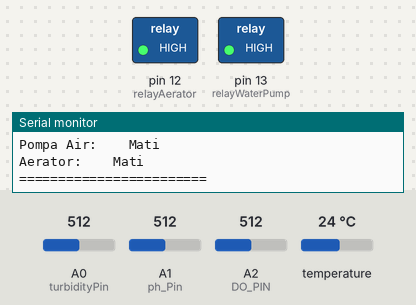
Bench run of a sketch on a simulated Arduino Mega 2560, built with avr-gcc and run on an emulated ATmega2560. Parts: switched loads named in the sketch (green lamp = pin HIGH), the last lines printed to the serial monitor. Inputs (shaded band) come from the test bench; at power-on: temperature 24 °C, A0 (turbidityPin) = 512, A2 (DO_PIN) = 512, A1 (ph_Pin) = 512. WiFi joins after 1.5 s; servers stay silent unless stated; uploads are accepted with an empty reply.

Above: at 2.7 s.
2.8 s: temperature set to 25.4 °C
At 6.2 s:
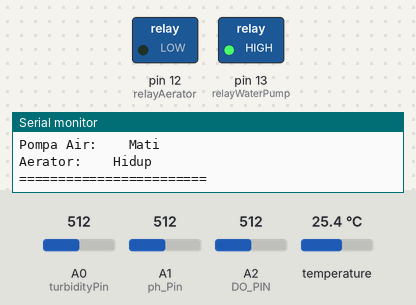
6.8 s: A0 (turbidityPin) set to 519
At 9.7 s:
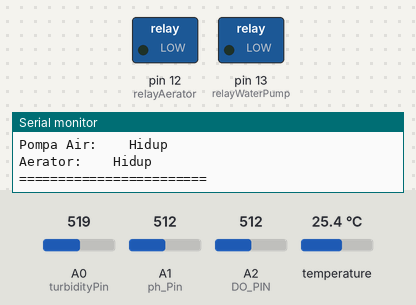
12.6 s: temperature set to 34.4 °C
15.7 s: temperature set to 35.5 °C
17.2 s: A2 (DO_PIN) set to 30
At 20.4 s:
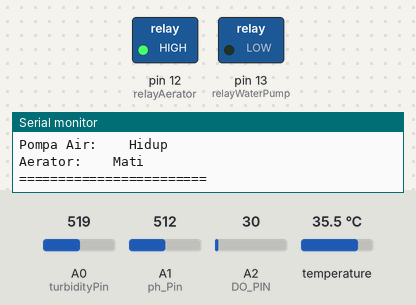
21.6 s: A2 (DO_PIN) set to 306
At 23.9 s:
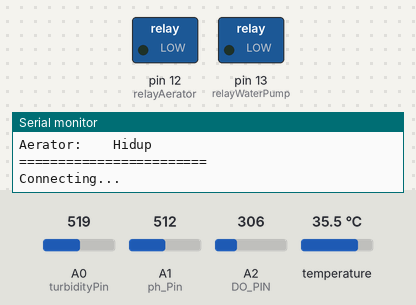
Timing chart, 0 to 25.4 s (numbered marks = the images above; inputs shaded):
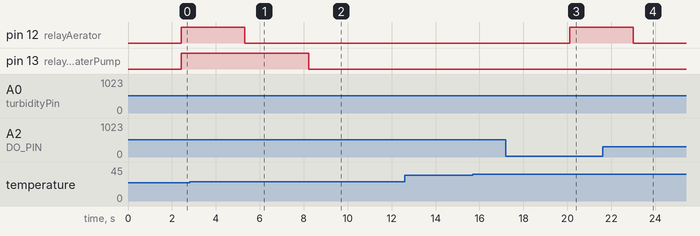

Measured:
- the behaviour switches between 25 and 25.1 °C on temperature (found by bisection; images 0 and 1)
- the behaviour switches between 512 and 513 on A0 (turbidityPin) (found by bisection; images 1 and 2)
- after the input at 2.8 s, pin 12 (relayAerator): HIGH → LOW after 2.5 s
- after the input at 6.8 s, pin 13 (relayWaterPump): HIGH → LOW after 1.4 s
- after the input at 17.2 s, pin 12 (relayAerator): LOW → HIGH after 2.9 s
- after the input at 21.6 s, pin 12 (relayAerator): HIGH → LOW after 1.4 s

The sketch:

monitoring_water.ino
```cpp
#include <Arduino.h> // Library preprocessor directive
#include <OneWire.h> // Library ds18b20
#include <DallasTemperature.h>
#include "WiFiEsp.h" // Library untuk ESP8266-01

// Deklarasi variabel-variabel fuzzy logic
// deklarasi Keanggotaan himpunan oksigen
float oksigenRendah[] = {4, 8}; // <4, 4, 8
float oksigenTinggi[] = {4, 8}; // 4, 8, 8>
// deklarasi Keanggotaan himpunan suhu
float suhuDingin[] = {25, 30};     // <25, 25, 30
float suhuNetral[] = {25, 30, 35}; // 25, 30, 35
float suhuPanas[] = {30, 35};      // 30, 35, 35>
// deklarasi Keanggotaan himpunan output aerator
float aeratorMati[] = {500, 1200};  // <500, 500, 1200
float aeratorHidup[] = {500, 1200}; // 500, 1200, 1200>
// deklarasi Keanggotaan himpunan turbidity
float turbiJernih[] = {25, 400}; // <25, 25, 400
float turbiKeruh[] = {25, 400};  // 25, 400, 400>
// deklarasi Keanggotaan himpunan pH
float pHAsam[] = {6, 7};      // <6, 6, 7
float pHNetral[] = {6, 7, 8}; // 6, 7, 8
float pHBasa[] = {7, 8};      // 7, 8, 8>
// deklarasi Keanggotaan himpunan output waterpump
float waterpumpMati[] = {500, 1200};  // <500, 500, 1200
float waterpumpHidup[] = {500, 1200}; // 500, 1200, 1200>

float MUoksigenRen, MUoksigenTin;      // deklarasi variabel derajat keanggotaan oksigen
float MUsuhuDin, MUsuhuNet, MUsuhuPan; // deklarasi variabel derajat keanggotaan suhu
float MUturbiJer, MUturbiKer;          // deklarasi variabel derajat keanggotaan turbidity
float MUpHAs, MUpHNet, MUpHBas;        // deklarasi variabel derajat keanggotaan pH

float R1aerator, R2aerator, R3aerator, R4aerator, R5aerator, R6aerator;             // deklarasi variabel Rules untuk pengendalian Aerator
float Z1aerator, Z2aerator, Z3aerator, Z4aerator, Z5aerator, Z6aerator;             // deklarasi variabel Rules untuk pengendalian Aerator
float R1waterpump, R2waterpump, R3waterpump, R4waterpump, R5waterpump, R6waterpump; // deklarasi variabel Rules untuk pengendalian Water Pump
float Z1waterpump, Z2waterpump, Z3waterpump, Z4waterpump, Z5waterpump, Z6waterpump; // deklarasi variabel Rules untuk pengendalian Water Pump
float OutputAerator, OutputWaterpump;
String waterPump; // menampung string on/off Water Pump dan Aerator
String aerator;

// Deklarasi Variabel Sensor Suhu
const int pinData = 4;
OneWire oneWire(pinData);
DallasTemperature sensors(&oneWire);
float nilaiSuhu; // Menampung nilai Suhu pada function
float TempValue; // Menampung Value suhu

const int turbidityPin = A0; // Deklarasi Sensor Turbidity
float volt;
float ntu;
float nilaiKeruh;       // Menampung nilai kekeruhan pada function
float TurbiValue;       // Menampung nilai Keruh

// Deklarasi Sensor pH
const int ph_Pin = A1; // Pin analog untuk membaca sensor pH
float nilaipH = 0;
float PH_step;
int nilai_analog_PH;
double TeganganPh;
float PH4 = 3.6;
float PH7 = 3.3;
float pHValue; // Menampung nilai pH

// deklarasi sensor DO
#define DO_PIN A2
#define VREF 5000    // VREF (mv)
#define ADC_RES 1024 // ADC Resolution
// Single-point calibration Mode=0
// Two-point calibration Mode=1
#define TWO_POINT_CALIBRATION 0
#define READ_TEMP (28) // Current water temperature ℃, Or temperature sensor function
// Single point calibration needs to be filled CAL1_V and CAL1_T
#define CAL1_V (1870) // mv
#define CAL1_T (25)   // ℃
// Two-point calibration needs to be filled CAL2_V and CAL2_T
// CAL1 High temperature point, CAL2 Low temperature point
#define CAL2_V (1300) // mv
#define CAL2_T (15)   // ℃
const uint16_t DO_Table[41] = {
    14460, 14220, 13820, 13440, 13090, 12740, 12420, 12110, 11810, 11530,
    11260, 11010, 10770, 10530, 10300, 10080, 9860, 9660, 9460, 9270,
    9080, 8900, 8730, 8570, 8410, 8250, 8110, 7960, 7820, 7690,
    7560, 7430, 7300, 7180, 7070, 6950, 6840, 6730, 6630, 6530, 6410};
uint8_t Temperaturet;
uint16_t ADC_Raw;
uint16_t ADC_Voltage;
float DOValue, DO_mgL;

const int relayWaterPump = 13; // Deklarasi Pin Relay Water Pump
const int relayAerator = 12;   // Deklarasi Pin Relay Aerator

// Deklarasi Modul Wifi esp-01
#ifndef HAVE_HWSERIAL1
#include "SoftwareSerial.h"
SoftwareSerial Serial1(2, 3); // RX, TX
#endif

char ssid[] = "e-UnimalNet"; // your network SSID (name)
char pass[] = "unimalnet";    // your network password
int status = WL_IDLE_STATUS; // the Wifi radio's status

char server[] = "monitoring.kh21rul.site";

unsigned long lastConnectionTime = 0;         // last time you connected to the server, in milliseconds
const unsigned long postingInterval = 10000L; // delay between updates, in milliseconds

// Initialize the Ethernet client object
WiFiEspClient client;

void setup()
{
  pinMode(ph_Pin, INPUT); // Inisialisasi pH sebagai Input
  pinMode(relayWaterPump, OUTPUT);
  pinMode(relayAerator, OUTPUT);

  sensors.begin(); // Mulai komunikasi dengan sensor Suhu

  Serial.begin(115200); // initialize serial for debugging
  Serial1.begin(9600);  // initialize serial for ESP module
  WiFi.init(&Serial1);  // initialize ESP module

  // check for the presence of the shield
  if (WiFi.status() == WL_NO_SHIELD)
  {
    Serial.println("WiFi shield not present");
    // don't continue
    while (true)
      ;
  }

  // attempt to connect to WiFi network
  while (status != WL_CONNECTED)
  {
    Serial.print("Attempting to connect to WPA SSID: ");
    Serial.println(ssid);
    // Connect to WPA/WPA2 network
    status = WiFi.begin(ssid, pass);
  }

  Serial.println("You're connected to the network");

  printWifiStatus();
}

void loop()
{
  TempValue = takeTemperature(); // ambil data suhu
  TurbiValue = takeTurbidity();  // ambil data turbidity
  pHValue = takepH();            // ambil data pH
  DOValue = takeDO();            // ambil data DO

  // TempValue = 30; // set testing data suhu
  // TurbiValue = 100;  // set testing turbidity
  // pHValue = 7;            // set testing data pH
  // DOValue = 7;            // set testing data DO

  // Hitung Fuzzy Output Aerator menggunakan fungsi
  OutputAerator = fuzzyTsukamotoAerator(DOValue, TempValue);
  // Hitung Fuzzy Output Water Pump menggunakan fungsi
  OutputWaterpump = fuzzyTsukamotoWaterPump(TurbiValue, pHValue);

  // Cek on/off Aerator
  if (OutputAerator >= 750)
  {
    aerator = "Hidup";
    digitalWrite(relayAerator, LOW);
  }
  else
  {
    aerator = "Mati";
    digitalWrite(relayAerator, HIGH);
  }

  // Cek on/off Water Pump
  if (OutputWaterpump >= 750)
  {
    waterPump = "Hidup";
    digitalWrite(relayWaterPump, LOW);
  }
  else
  {
    waterPump = "Mati";
    digitalWrite(relayWaterPump, HIGH);
  }

  String data = String(TempValue, 2) + "/" +
                String(TurbiValue, 2) + "/" +
                String(pHValue, 2) + "/" +
                String(DOValue, 2) + "/" +
                waterPump + "/" +
                aerator;

  Serial.print("Suhu Air:\t\t");
  Serial.print(TempValue);
  Serial.println(" °C");

  Serial.print("Kekeruhan Air:\t\t");
  Serial.print(TurbiValue);
  Serial.println(" NTU");

  Serial.print("Kadar pH Air:\t\t");
  Serial.println(pHValue, 2);

  Serial.print("Kadar Oksigen Air:\t");
  Serial.print(DOValue, 2); // Print DO with 3 decimal places
  Serial.println(" mg/L");

  Serial.print("Pompa Air:\t\t");
  Serial.println(waterPump);

  Serial.print("Aerator:\t\t");
  Serial.println(aerator);
  Serial.println("========================");
  Serial.println();

  // if there's incoming data from the net connection send it out the serial port
  // this is for debugging purposes only
  while (client.available())
  {
    char c = client.read();
    Serial.write(c);
  }

  if (millis() - lastConnectionTime > postingInterval)
  {
    httpRequest(data);
  }

  delay(2000);
}

// this method makes a HTTP connection to the server
void httpRequest(String data)
{
  Serial.println();

  // close any connection before send a new request
  // this will free the socket on the WiFi shield
  client.stop();

  // if there's a successful connection
  if (client.connect(server, 80))
  {
    Serial.println("Connecting...");

    // send the HTTP GET request with the provided data
    client.print(F("GET /simpan/"));
    client.print(data);
    client.println(F(" HTTP/1.1"));
    client.println(F("Host: monitoring.kh21rul.site"));
    client.println(F("Connection: close"));
    client.println();

    // note the time that the connection was made
    lastConnectionTime = millis();
  }
  else
  {
    // if you couldn't make a connection
    Serial.println("Connection failed");
  }
}

void printWifiStatus()
{
  // print the SSID of the network you're attached to
  Serial.print("SSID: ");
  Serial.println(WiFi.SSID());

  // print your WiFi shield's IP address
  IPAddress ip = WiFi.localIP();
  Serial.print("IP Address: ");
  Serial.println(ip);

  // print the received signal strength
  long rssi = WiFi.RSSI();
  Serial.print("Signal strength (RSSI):");
  Serial.print(rssi);
  Serial.println(" dBm");
}

float takeTemperature()
{                                         // Fungsi pengambilan suhu dari sensor
  sensors.requestTemperatures();          // Minta sensor untuk membaca suhu
  nilaiSuhu = sensors.getTempCByIndex(0); // Baca suhu dalam Celsius
  return nilaiSuhu;
}

float takeTurbidity()
{                                        // Fungsi pengambilan kekeruhan dari sensor
  volt = 0;
    for(int i=0; i<800; i++)
    {
        volt += ((float)analogRead(turbidityPin)/1023)*5;
    }
    volt = volt/800;
    volt = round_to_dp(volt,2);
    if(volt < 2.5){
      ntu = 6000 / 10;
    }else{
      ntu = (-1120.4*square(volt)+5742.3*volt-4353.8) / 10;
    }
  return ntu;
}

float round_to_dp( float in_value, int decimal_place )
{
  float multiplier = powf( 10.0f, decimal_place );
  in_value = roundf( in_value * multiplier ) / multiplier;
  return in_value;
}

float takepH()
{                                       // Fungsi pengambilan pH dari sensor
  nilai_analog_PH = analogRead(ph_Pin); // Baca nilai analog dari sensor pH
  TeganganPh = 5 / 1024.0 * nilai_analog_PH;
  PH_step = (PH4 - PH7) / 3;
  nilaipH = 7.00 + ((PH7 - TeganganPh) / PH_step);
  return nilaipH;
}

float takeDO()
{
  // Ambil data dari sensor DO
  Temperaturet = (uint8_t)READ_TEMP;
  ADC_Raw = analogRead(DO_PIN);
  ADC_Voltage = uint32_t(VREF) * ADC_Raw / ADC_RES;
  DO_mgL = readDO(ADC_Voltage, Temperaturet) / 1000.0; // Convert DO to mg/L
  return DO_mgL;
}

// Function baca DO
int16_t readDO(uint32_t voltage_mv, uint8_t temperature_c)
{
#if TWO_POINT_CALIBRATION == 0
  uint16_t V_saturation = (uint32_t)CAL1_V + (uint32_t)35 * temperature_c - (uint32_t)CAL1_T * 35;
  return (voltage_mv * DO_Table[temperature_c] / V_saturation);
#else
  uint16_t V_saturation = (int16_t)((int8_t)temperature_c - CAL2_T) * ((uint16_t)CAL1_V - CAL2_V) / ((uint8_t)CAL1_T - CAL2_T) + CAL2_V;
  return (voltage_mv * DO_Table[temperature_c] / V_saturation);
#endif
}

// Deklarasi fungsi untuk menghitung Fuzzy Tsukamoto Aerator
float fuzzyTsukamotoAerator(float DOValue, float TempValue)
{
  // Proses Fuzzyfikasi Kendali Aerator
  // Mencari Fungsi Keanggotaan Oksigen Rendah
  if (DOValue >= oksigenRendah[1])
  {
    MUoksigenRen = 0;
  }
  else if (DOValue > oksigenRendah[0] && DOValue < oksigenRendah[1])
  {
    MUoksigenRen = (oksigenRendah[1] - DOValue) / (oksigenRendah[1] - oksigenRendah[0]);
  }
  else if (DOValue <= oksigenRendah[0])
  {
    MUoksigenRen = 1;
  }
  // Mencari Fungsi Keanggotaan Oksigen Tinggi
  if (DOValue <= oksigenTinggi[0])
  {
    MUoksigenTin = 0;
  }
  else if (DOValue > oksigenTinggi[0] && DOValue < oksigenTinggi[1])
  {
    MUoksigenTin = (DOValue - oksigenTinggi[0]) / (oksigenTinggi[1] - oksigenTinggi[0]);
  }
  else if (DOValue >= oksigenTinggi[1])
  {
    MUoksigenTin = 1;
  }
  // Mencari Fungsi Keanggotaan Suhu Dingin
  if (TempValue >= suhuDingin[1])
  {
    MUsuhuDin = 0;
  }
  else if (TempValue > suhuDingin[0] && TempValue < suhuDingin[1])
  {
    MUsuhuDin = (suhuDingin[1] - TempValue) / (suhuDingin[1] - suhuDingin[0]);
  }
  else if (TempValue <= suhuDingin[0])
  {
    MUsuhuDin = 1;
  }
  // Mencari Fungsi Keanggotaan Suhu Netral
  if (TempValue <= suhuNetral[0] || TempValue >= suhuNetral[2])
  {
    MUsuhuNet = 0;
  }
  else if (TempValue > suhuNetral[0] && TempValue < suhuNetral[1])
  {
    MUsuhuNet = (TempValue - suhuNetral[0]) / (suhuNetral[1] - suhuNetral[0]);
  }
  else if (TempValue >= suhuNetral[1] && TempValue < suhuNetral[2])
  {
    MUsuhuNet = (suhuNetral[2] - TempValue) / (suhuNetral[2] - suhuNetral[1]);
  }
  // Mencari Fungsi Keanggotaan Suhu Panas
  if (TempValue <= suhuPanas[0])
  {
    MUsuhuPan = 0;
  }
  else if (TempValue > suhuPanas[0] && TempValue < suhuPanas[1])
  {
    MUsuhuPan = (TempValue - suhuPanas[0]) / (suhuPanas[1] - suhuPanas[0]);
  }
  else if (TempValue >= suhuPanas[1])
  {
    MUsuhuPan = 1;
  }

  // Proses Inferensi Kendali aerator
  // [R1] Jika oksigen rendah & suhu dingin, maka aerator hidup
  if (MUoksigenRen < MUsuhuDin)
  {
    R1aerator = MUoksigenRen;
  }
  else if (MUsuhuDin < MUoksigenRen)
  {
    R1aerator = MUsuhuDin;
  }
  Z1aerator = aeratorHidup[0] + ((aeratorHidup[1] - aeratorHidup[0]) * R1aerator); // Mencari Z1 dari Rule 1

  // [R2] Jika oksigen rendah & suhu netral, maka aerator hidup
  if (MUoksigenRen < MUsuhuNet)
  {
    R2aerator = MUoksigenRen;
  }
  else if (MUsuhuNet < MUoksigenRen)
  {
    R2aerator = MUsuhuNet;
  }
  Z2aerator = aeratorHidup[0] + ((aeratorHidup[1] - aeratorHidup[0]) * R2aerator); // Mencari Z2 dari Rule 2

  // [R3] Jika oksigen rendah & suhu panas, maka aerator hidup
  if (MUoksigenRen < MUsuhuPan)
  {
    R3aerator = MUoksigenRen;
  }
  else if (MUsuhuPan < MUoksigenRen)
  {
    R3aerator = MUsuhuPan;
  }
  Z3aerator = aeratorHidup[0] + ((aeratorHidup[1] - aeratorHidup[0]) * R3aerator); // Mencari Z3 dari Rule 3

  // [R4] Jika oksigen tinggi & suhu dingin, maka aerator hidup
  if (MUoksigenTin < MUsuhuDin)
  {
    R4aerator = MUoksigenTin;
  }
  else if (MUsuhuDin < MUoksigenTin)
  {
    R4aerator = MUsuhuDin;
  }
  Z4aerator = aeratorHidup[0] + ((aeratorHidup[1] - aeratorHidup[0]) * R4aerator); // Mencari Z4 dari Rule 4

  // [R5] Jika oksigen tinggi & suhu netral, maka aerator mati
  if (MUoksigenTin < MUsuhuNet)
  {
    R5aerator = MUoksigenTin;
  }
  else if (MUsuhuNet < MUoksigenTin)
  {
    R5aerator = MUsuhuNet;
  }
  Z5aerator = aeratorMati[1] - ((aeratorMati[1] - aeratorMati[0]) * R5aerator); // Mencari Z5 dari Rule 5

  // [R6] Jika oksigen tinggi & suhu panas, maka aerator hidup
  if (MUoksigenTin < MUsuhuPan)
  {
    R6aerator = MUoksigenTin;
  }
  else if (MUsuhuPan < MUoksigenTin)
  {
    R6aerator = MUsuhuPan;
  }
  Z6aerator = aeratorHidup[0] + ((aeratorHidup[1] - aeratorHidup[0]) * R6aerator); // Mencari Z6 dari Rule 6

  // Defuzzyfikasi Kendali Aerator
  OutputAerator = ((Z1aerator * R1aerator) + (Z2aerator * R2aerator) + (Z3aerator * R3aerator) + (Z4aerator * R4aerator) + (Z5aerator * R5aerator) + (Z6aerator * R6aerator)) / (R1aerator + R2aerator + R3aerator + R4aerator + R5aerator + R6aerator);

  return OutputAerator;
}

// Deklarasi fungsi untuk menghitung Fuzzy Tsukamoto Water Pump
float fuzzyTsukamotoWaterPump(float TurbiValue, float pHValue)
{
  // Proses Fuzzyfikasi Kendali Waterpump
  // Mencari Fungsi Keanggotaan Turbidity jernih
  if (TurbiValue >= turbiJernih[1])
  {
    MUturbiJer = 0;
  }
  else if (TurbiValue > turbiJernih[0] && TurbiValue < turbiJernih[1])
  {
    MUturbiJer = (turbiJernih[1] - TurbiValue) / (turbiJernih[1] - turbiJernih[0]);
  }
  else if (TurbiValue <= turbiJernih[0])
  {
    MUturbiJer = 1;
  }
  // Mencari FUngsi Keanggotaan Turbidity Keruh
  if (TurbiValue <= turbiKeruh[0])
  {
    MUturbiKer = 0;
  }
  else if (TurbiValue > turbiKeruh[0] && TurbiValue < turbiKeruh[1])
  {
    MUturbiKer = (TurbiValue - turbiKeruh[0]) / (turbiKeruh[1] - turbiKeruh[0]);
  }
  else if (TurbiValue >= turbiKeruh[1])
  {
    MUturbiKer = 1;
  }
  // Mencari Fungsi Keanggotaan pH Asam
  if (pHValue >= pHAsam[1])
  {
    MUpHAs = 0;
  }
  else if (pHValue > pHAsam[0] && pHValue < pHAsam[1])
  {
    MUpHAs = (pHAsam[1] - pHValue) / (pHAsam[1] - pHAsam[0]);
  }
  else if (pHValue <= pHAsam[0])
  {
    MUpHAs = 1;
  }
  // // Mencari Fungsi Keanggotaan pH Netral
  if (pHValue <= pHNetral[0] || pHValue >= pHNetral[2])
  {
    MUpHNet = 0;
  }
  else if (pHValue > pHNetral[0] && pHValue < pHNetral[1])
  {
    MUpHNet = (pHValue - pHNetral[0]) / (pHNetral[1] - pHNetral[0]);
    // MUpHNet = 100;
  }
  else if (pHValue >= pHNetral[1] && pHValue < pHNetral[2])
  {
    MUpHNet = (pHNetral[2] - pHValue) / (pHNetral[2] - pHNetral[1]);
  }
  // // Mencari Fungsi Keanggotaan pH Basa
  if (pHValue <= pHBasa[0])
  {
    MUpHBas = 0;
  }
  else if (pHValue > pHBasa[0] && pHValue < pHBasa[1])
  {
    MUpHBas = (pHValue - pHBasa[0]) / (pHBasa[1] - pHBasa[0]);
  }
  else if (pHValue >= pHBasa[1])
  {
    MUpHBas = 1;
  }

  // Proses Inferensi Kendali Water Pump
  //[R1] Jika kekeruhan jernih & pH asam, maka waterpump hidup
  if (MUturbiJer < MUpHAs)
  {
    R1waterpump = MUturbiJer;
  }
  else if (MUpHAs < MUturbiJer)
  {
    R1waterpump = MUpHAs;
  }
  Z1waterpump = waterpumpHidup[0] + ((waterpumpHidup[1] - waterpumpHidup[0]) * R1waterpump); // Mencari Z1 dari Rule 1

  // [R2] Jika kekeruhan jernih & pH netral, maka waterpump mati
  if (MUturbiJer < MUpHNet)
  {
    R2waterpump = MUturbiJer;
  }
  else if (MUpHNet < MUturbiJer)
  {
    R2waterpump = MUpHNet;
  }
  Z2waterpump = waterpumpHidup[1] - ((waterpumpHidup[1] - waterpumpHidup[0]) * R2waterpump); // Mencari Z2 dari Rule 2

  // [R3] Jika kekeruhan jernih & pH basa, maka waterpump hidup
  if (MUturbiJer < MUpHBas)
  {
    R3waterpump = MUturbiJer;
  }
  else if (MUpHBas < MUturbiJer)
  {
    R3waterpump = MUpHBas;
  }
  Z3waterpump = waterpumpHidup[0] + ((waterpumpHidup[1] - waterpumpHidup[0]) * R3waterpump); // Mencari Z3 dari Rule 3

  // [R4] Jika kekeruhan keruh & pH asam, maka waterpump hidup
  if (MUturbiKer < MUpHAs)
  {
    R4waterpump = MUturbiKer;
  }
  else if (MUpHAs < MUturbiKer)
  {
    R4waterpump = MUpHAs;
  }
  Z4waterpump = waterpumpHidup[0] + ((waterpumpHidup[1] - waterpumpHidup[0]) * R4waterpump); // Mencari Z4 dari Rule 4

  // [R5] Jika kekeruhan keruh & pH netral, maka waterpump hidup
  if (MUturbiKer < MUpHNet)
  {
    R5waterpump = MUturbiKer;
  }
  else if (MUpHNet < MUturbiKer)
  {
    R5waterpump = MUpHNet;
  }
  Z5waterpump = waterpumpHidup[0] + ((waterpumpHidup[1] - waterpumpHidup[0]) * R5waterpump); // Mencari Z5 dari Rule 5

  // [R6] Jika kekeruhan keruh & pH basa, maka waterpump hidup
  if (MUturbiKer < MUpHBas)
  {
    R6waterpump = MUturbiKer;
  }
  else if (MUpHBas < MUturbiKer)
  {
    R6waterpump = MUpHBas;
  }
  Z6waterpump = waterpumpHidup[0] + ((waterpumpHidup[1] - waterpumpHidup[0]) * R6waterpump); // Mencari Z6 dari Rule 6

  // Defuzzyfikasi Kendali Water Pump
  OutputWaterpump = ((Z1waterpump * R1waterpump) + (Z2waterpump * R2waterpump) + (Z3waterpump * R3waterpump) + (Z4waterpump * R4waterpump) + (Z5waterpump * R5waterpump) + (Z6waterpump * R6waterpump)) / (R1waterpump + R2waterpump + R3waterpump + R4waterpump + R5waterpump + R6waterpump);

  return OutputWaterpump;
}
```
